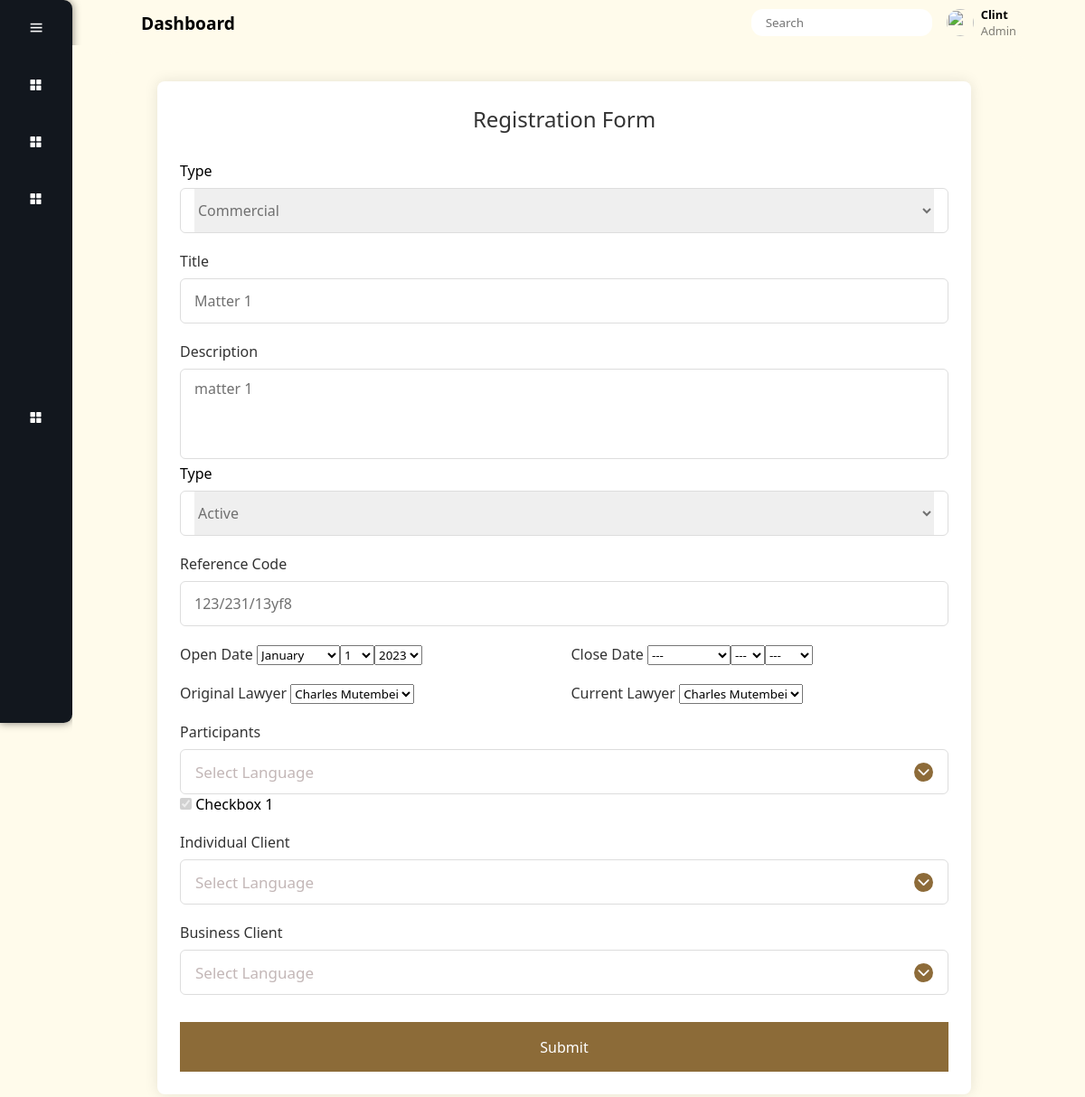
/matters/update_matter/14/ (signed in), run on the app's committed database.
### base/models.py (models this page shows, shortened)
class Matter(models.Model):
    TYPE_CHOICES = (
        ('Commercial', 'Commercial'),
        ('Litigation', 'Litigation'),
        ('Conveyancing', 'Conveyancing'),
    )
    CATEGORY_CHOICES = (
        ('Active', 'Active'),
        ('Closed', 'Closed'),
    )
    type = models.CharField(max_length=200, choices=TYPE_CHOICES)
    title = models.CharField(max_length=200)
    description = models.TextField()
    category = models.CharField(max_length=200, choices=CATEGORY_CHOICES, default='Active')
    ref_code = models.CharField(max_length=200, blank=True)
    open_date = models.DateField()
    close_date = models.DateField(blank=True, null=True)
    original_lawyer = models.ForeignKey(Lawyer, related_name='original_lawyer', on_delete=models.CASCADE)
    current_lawyer = models.ForeignKey(Lawyer, related_name='current_lawyer', on_delete=models.CASCADE)
    participants = models.ManyToManyField(User, related_name='matters', blank=True)
    private = models.BooleanField(default=False)
    individual_client = models.ManyToManyField(IndividualClient, blank=True)
    business_client = models.ForeignKey(BusinessClient, on_delete=models.CASCADE, blank=True, null=True)
    created_at = models.DateTimeField(auto_now_add=True)
    updated_at = models.DateTimeField(auto_now=True)

### base/views.py (the view)
# urls.py: path('matters/update_matter/<int:pk>/', views.update_matter, name='update_matter'),
@login_required(login_url='login')
def update_matter(request, pk):
    user = request.user
    try:
        matter = Matter.objects.get(pk=pk)
    except Matter.DoesNotExist:
        raise Http404("Matter does not exist")
    if user == matter.original_lawyer.user or user == matter.current_lawyer.user:
        if request.method == 'POST':
            form = MatterForm(request.POST, instance=matter)
            if form.is_valid():
                form.save()
                messages.success(request, 'Matter updated successfully')
                return redirect('matters')
        else:
            form = MatterForm(instance=matter)
        context = {'form': form, 'title': 'Update Matter'}
        return render(request, 'create_matter.html', context)
    else:
        raise Http404("You do not have the permission to update this matter")

### base/forms.py
class MatterForm(forms.ModelForm):
    class Meta:
        model = Matter
        fields = ['type', 'title', 'description', 'category', 'ref_code', 'open_date', 'close_date', 'original_lawyer', 'current_lawyer', 'participants', 'private', 'individual_client', 'business_client']
        widgets = {
            'open_date': forms.SelectDateWidget,
            'close_date': forms.SelectDateWidget,
            'participants': forms.CheckboxSelectMultiple(),
        }

### base/models.py (called while the page is built)
    def __str__(self):
        return self.first_name + ' ' + self.last_name

    def __str__(self):
        return self.first_name + ' ' + self.last_name

### templates/create_matter.html (shortened to what this page needs)
{% extends 'main.html' %}
{% load static %}
{% block content %}
<section class="container2">
  <header>Registration Form</header>
  <form action="#" class="form" method="POST">
    <label for="{{ form.type.id_for_label }}">Type</label>
    <div class="column">
      <div class="select-box">
        {{ form.type }}
      </div>
    </div>
    <div class="input-box">
      <label for="{{ form.title.id_for_label }}">Title</label>
      {{ form.title }}
    </div>
    <div class="input-box">
      <label for="{{ form.description.id_for_label }}">Description</label>
      {{ form.description }}
    </div>
    <label for="{{ form.category.id_for_label }}">Type</label>
    <div class="column">
      <div class="select-box">
        {{ form.category }}
      </div>
    </div>
    <div class="column">
      <div class="input-box">
          <label for="{{ form.ref_code.id_for_label }}">Reference Code</label>
          {{ form.ref_code }}
      </div>
    </div>
    <div class="column">
      <div class="input-box">
          <label for="{{ form.open_date.id_for_label }}">Open Date</label>
          {{ form.open_date }}
        </div>
      <div class="input-box">
          <label for="{{ form.close_date.id_for_label }}">Close Date</label>
          {{ form.close_date }}
      </div>
    </div>
    <div class="column">
      <div class="input-box">
          <label for="{{ form.original_lawyer.id_for_label }}">Original Lawyer</label>
          {{ form.original_lawyer }}
      </div>
      <div class="input-box">
          <label for="{{ form.current_lawyer.id_for_label }}">Current Lawyer</label>
          {{ form.current_lawyer }}
      </div>
    </div>
    <div class="gender-box">
      <h3>Participants</h3>
      <div class="select-btn" id="select-btn-1">
        <span class="btn-text">Select Language</span>
        <span class="arrow-dwn">
            <i class="fa-solid fa-chevron-down"></i>
        </span>
      </div>
    </div>
    <div class="checkbox-container">
      <input type="checkbox" id="cb1" disabled checked>
      <label for="cb1">Checkbox 1</label>
    </div>
    <div class="gender-box">
      <h3>Individual Client</h3>
      <div class="select-btn" id="select-btn-2">
        <span class="btn-text">Select Language</span>
        <span class="arrow-dwn">
            <i class="fa-solid fa-chevron-down"></i>
        </span>
      </div>
    </div>
    <div class="gender-box">
      <h3>Business Client</h3>
      <div class="select-btn" id="select-btn-3">
        <span class="btn-text">Select Language</span>
        <span class="arrow-dwn">
            <i class="fa-solid fa-chevron-down"></i>
        </span>
      </div>
    </div>
    <button type="submit" class="btn btn-primary">Submit</button>
  </form>
</section>
{% endblock %}

### static/css/main.css (style rules this page uses)
* { margin: 0; padding: 0; box-sizing: border-box; font-family: 'Segoe UI', Tahoma, Geneva, Verdana, sans-serif; }
body { background: #FFFBEB; }
.main-content .container .the_content .cardss .container2 { max-width: 900px; margin-top: 1rem; width: 100%; background: #fff; padding: 25px; border-radius: 8px; box-shadow: 0 0 15px rgba(0, 0, 0, 0.1); }
.container2 header { font-size: 1.5rem; color: #333; font-weight: 500; text-align: center; }
.container2 .form { margin-top: 30px; }
.form .input-box { width: 100%; margin-top: 20px; }
.form .input-box textarea { height: 100px; resize: none; margin-top: none; padding-top: 10px; border: 1px solid #ddd; }
.input-box label { color: #333; }
.form :where(.input-box input, .input-box textarea, .select-box) { height: 50px; width: 100%; outline: none; font-size: 1rem; color: #707070; margin-top: 8px; border: 1px solid #ddd; border-radius: 6px; padding: 0 15px; }
.form .column { display: flex; column-gap: 15px; }
.form .gender-box { margin-top: 20px; }
.form .gender-box .select-btn { display: flex; height: 50px; align-items: center; justify-content: space-between; padding: 0 16px; border: 1px solid #ddd; border-radius: 6px; cursor: pointer; background-color: #fff; }
.form .gender-box .select-btn .btn-text { font-size: 17px; font-weight: 400; color: #c3b7b7; }
.select-btn .arrow-dwn { display: flex; height: 21px; width: 21px; color: #fff; background-color: rgba(112, 70, 7, 0.8); font-size: 14px; border-radius: 50%; align-items: center; justify-content: center; transition: 0.3s; }
.gender-box h3 { color: #333; font-size: 1rem; font-weight: 400; margin-bottom: 8px; }
.select-box select { height: 100%; width: 100%; outline: none; border: none; color: #707070; font-size: 1rem; }
.form button { height: 55px; width: 100%; color: #fff; font-size: 1rem; font-weight: 400; margin-top: 30px; border: none; cursor: pointer; transition: all 0.2s ease; background: rgba(112, 70, 7, 0.8); }

### data on the page
Matter: type "Commercial", title "Matter 1", description "matter 1", category "Active", ref_code "123/231/13yf8", original_lawyer "Charles Mutembei", current_lawyer "Charles Mutembei"
